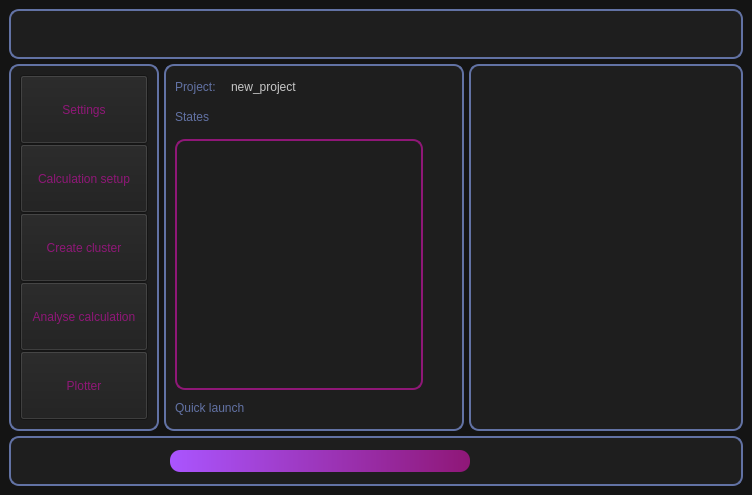
<?xml version="1.0" encoding="UTF-8"?>
<ui version="4.0">
 <class>MainWindow</class>
 <widget class="QMainWindow" name="MainWindow">
  <property name="geometry">
   <rect>
    <x>0</x>
    <y>0</y>
    <width>752</width>
    <height>495</height>
   </rect>
  </property>
  <property name="font">
   <font>
    <family>Courier</family>
   </font>
  </property>
  <property name="windowTitle">
   <string>MainWindow</string>
  </property>
  <property name="styleSheet">
   <string notr="true">
QMainWindow{
background-color:rgb(20, 20, 20);
color: rgb(98, 114, 164);
}



QScrollBar{
/*background-color:rgb(56,58,89);*/
background-color:rgb(30,30,30);
}

QFrame {
/*background-color: rgb(56,58,89);*/
background-color: rgb(30,30,30);
/*border: 2px solid rgb(220,220,220);*/
/*border: 2px solid rgb(143, 23, 119);*/
border: 2px solid rgb(98, 114, 164);
/*border: 2px solid rgb(56,58,89);*/


border-radius:10px;

}

QLabel{
color:rgb(98, 114, 164);
border: 0px;
}

QLineEdit{
color: rgb(220,220,220);
background-color: rgb(20,20,20);
border: None;
}
QLineEdit::hover {
border: 1px solid rgb(143,23,119);
}
QLineEdit::!enabled {
background-color: rgb(40,40,40);
color:rgb(100,100,100);
}


QRadioButton{
color: rgb(98, 114, 164);

}

QRadioButton::indicator::unchecked {
    background-color: rgb(50,50,50);
}


QRadioButton::indicator:unchecked:hover {
   background-color: rgb(143,23,119);
}

QRadioButton::indicator::checked {
    background-color:  rgb(98, 114, 164);
}

QRadioButton::indicator:checked:hover {
    background-color: rgb(143,23,119);
}

/*

QRadioButton::indicator:unchecked:pressed {
    image: url(:/images/radiobutton_unchecked_pressed.png);
}





QRadioButton::indicator:checked:pressed {
    image: url(:/images/radiobutton_checked_pressed.png);
}

*/


/* IMPORTANT: 8&lt; Add the code above here 8&lt; */
QTabBar::tab:selected {
/* expand/overlap to the left and right by 4px */
margin-left: -4px;
margin-right: -4px;
}
QTabBar::tab:first:selected {
margin-left: 0; /* the first selected tab has nothing to overlap with on the left */
}
QTabBar::tab:last:selected {
margin-right: 0; /* the last selected tab has nothing to overlap with on the right */
}
QTabBar::tab:only-one {
margin: 0; /* if there is only one tab, we don't want overlapping margins */
}

QTabWidget::pane { /* The tab widget frame */
/*border-top: 2px solid #C2C7CB;*/

/*border-top:4px solid rgb(56,58,89);*/
border-top:4px solid rgb(30,30,30);
}

QTabWidget::tab-bar {
left: 5px; /* move to the right by 5px */
}

/* Style the tab using the tab sub-control. Note that it reads QTabBar _not_ QTabWidget */
QTabBar::tab {
/*border: 2px solid rgb(98, 114, 164);

border-bottom-color: rgb(98, 114, 164);*/
border: 2px solid rgb(40, 40, 40);

border-bottom-color: rgb(143, 23, 119);
border-top-left-radius: 4px;
border-top-right-radius: 4px;
min-width: 8ex;
padding: 2px;
color:rgb(143, 23, 119);

}

QTabBar::tab:!enabled {
/*border: 2px solid rgb(98, 114, 164);

border-bottom-color: rgb(98, 114, 164);*/
border: 2px solid rgb(40, 40, 40);

border-bottom-color: rgb(143, 23, 119);
border-top-left-radius: 4px;
border-top-right-radius: 4px;
min-width: 8ex;
padding: 2px;

background-color: rgb(40,40,40);
color:rgb(100,100,100);

}

QTabBar::tab:selected, QTabBar::tab:hover {
/*background: qlineargradient(x1: 0, y1: 0, x2: 0, y2: 1, stop: 0 #fafafa, stop: 0.4 #f4f4f4, stop: 0.5 #e7e7e7, stop: 1.0 #fafafa);*/
background-color:rgb(42,42,42);
}

QTabBar::tab:selected {
/*border-color: #9B9B9B;*/

	border-color: rgb(143, 23, 119);
	border-bottom-color:  rgb(143,23,119);
	border-width: 3px;
	color:rgb(20,20,20);
	background-color: rgb(143,23,119);

}
QTabBar::tab:!selected {
margin-top: 2px; /* make non-selected tabs look smaller */
}


QPushButton {
	/*background-color:rgb(98, 114, 164);*/
	background-color: rgb(30,30,30);
	color: rgb(143,23,119);
	

}

QPushButton:hover
{
   	background-color: rgb(40, 40, 40);
	/*color:rgb(20,20,20);*/
	border-style: outset;
	border-width: 2px;
	border-color: rgb(143,23,119);

}
QPushButton:pressed
{
	color: rgb(143, 23, 119);
	background-color: rgb(20, 20, 20);
}
QPushButton:!enabled
{
	color: rgb(20, 20, 20);
}
QTableWidget QFrame{
border: None;
}

QTableWidget {
color: rgb(98, 114, 164);
padding: 5px;
border-color: rgb(143, 23, 119);
selection-background-color: transparent;

}


QTableWidget::item:selected{
border: 1px solid rgb(143, 23, 119);
border-style: outset;
/* trying below, remove?*/
selection-background-color:transparent;
}


QTableView QTableCornerButton::section {
    background: rgb(30,30,30);
    border: None;
}

QTableView QHeaderView::section {
color: rgb(143,23,119);
background-color: rgb(40,40,40);

}


QListWidget{
border:None;
margin-top:5px;
margin-left:5px;
margin-right:5px;


background-color: rgb(30,30,30);

color:rgb(98, 114, 164);

}

/* Works for both QListView and QListWidget */
QListView::item {
    /* Won't work without borders set */
	padding-left:1px;
	padding-right:10px;
	padding-top:1px;
	padding-bottom:1px;
}
QListView::item:hover{
/*background-color: rgb(143,23,119);*/
border: 1px solid rgb(143, 23, 119);
border-style: outset;
background-color: rgb(40,40,40);
padding-left:5px;
padding-right:-10px;
}

QListView::item:selected{
color: rgb(20,20,20);
background-color:rgb(98, 114, 164);
padding-left:10px;
padding-right:-10px;

}

QPlainTextEdit{
border: None;
color:rgb(98, 114, 164);
}


QFileDialog{
background-color:rgb(30,30,30);
border: 0px;
color: rgb(98,114,164);
}

QFileDialog QListView{
background-color: rgb(50,50,50);
color: rgb(200,200,200);
}

QFileDialog QTreeView{
background-color: rgb(50,50,50);
color: rgb(200,200,200);
}


QTextEdit{
color: rgb(98, 114, 164);
border: None;
}

QProgressBar {
	
	/*background-color: rgb(98, 114, 164);*/
	background-color: rgb(20,20,20);
	color: rgb(200, 200, 200);
	border-style: none;
	border-radius: 10px;
	text-align: center;
}
QProgressBar::chunk{
	border-radius: 10px;
	/*background-color: qlineargradient(spread:pad, x1:0, y1:0.511364, x2:1, y2:0.523, stop:0 rgba(254, 121, 199, 255), stop:1 rgba(170, 85, 255, 255));*/
	background-color: qlineargradient(spread:pad, x1:0, y1:0, x2:1, y2:0, stop:0 rgba(170, 85, 255, 255), stop:1 rgba(143,23,119,255));
}



QSpinBox {
/*padding-right: 15px; /* make room for the arrows */
background-color: rgb(20,20,20);
color: rgb(220,220,220);
border: 1px solid rgb(20, 20, 20);
}

QSpinBox:hover
{
	border: 1px solid rgb(143, 23, 119);
}

QSpinBox:focus
{
	border: 1px solid rgb(143, 23, 119);
}


QSpinBox::up-button {
	background-color: rgb(30,30,30);
	subcontrol-origin: border;
     subcontrol-position: top right; /* position at the top right corner */

     width: 16px; /* 16 + 2*1px border-width = 15px padding + 3px parent border */
	image: url(:/16x16/resources/icons/arrow-top.png) 1;
	border-width: 1px;
	top: 1px;
	right: 1px;
}

 QSpinBox::up-button:hover {
	background-color: rgb(143, 23, 119);
}

QSpinBox::up-button:pressed  {
top: -1px;
right: 2px;
}


QSpinBox::down-button {
	background-color:rgb(30,30,30);
     subcontrol-origin: border;
     subcontrol-position: bottom right; /* position at bottom right corner */

     width: 16px;
     image: url(:/16x16/resources/icons/arrow-bottom.png) 1;
     border-width: 1px;
     border-top-width: 0;
	top: -1px;
    right: 1px;
 }

QSpinBox::down-button:hover {
	background-color: rgb(143, 23, 119);
}

QSpinBox::down-button:pressed  {
top: 1px;
right: 2px;
}


QComboBox {
    border: 1px solid rgb(30,30,30);
    border-radius: 3px;
    padding: 0px 3px 0px 3px;
    /*min-width: 6em;*/
}

QComboBox:!editable::hover {
border: 1px solid rgb(143,23,119);
}

QComboBox:!editable {
background: rgb(20,20,20);
color: rgb(220,220,220);
}

QComboBox:editable {
    background: rgb(40,40,40);
}


/* QComboBox gets the &quot;on&quot; state when the popup is open */
QComboBox:!editable:on, QComboBox::drop-down:editable:on {
   /* background: rgb(20, 20, 20);*/
	background-color: rgb(143,23,119);
}

QComboBox:!editable:off, QComboBox::drop-down:editable:off {
   /* background: rgb(20, 20, 20);*/
	background-color: rgb(143,23,119);
}


QComboBox:on { /* shift the text when the popup opens */
    padding-top: 3px;
    padding-left: 4px;

}

/* This controls the button*/
QComboBox::drop-down {
    subcontrol-origin: padding;
    subcontrol-position: top right;
    border-left-width: 1px;
    border-left-color:  rgb(20,20,20);
    border-left-style: solid; /* just a single line */
    border-top-right-radius: 3px; /* same radius as the QComboBox */
    border-bottom-right-radius: 3px;
	background-color: rgb(40,40,40);
}

QComboBox::down-arrow {
    image: url(:/16x16/resources/icons/arrow-bottom.png);
}

QComboBox::down-arrow:on { /* shift the arrow when popup is open */
    top: 1px;
    left: 1px;
}


QComboBox QAbstractItemView {
    border: 1px solid rgb(143,23,119);
	border-radius:0px;
	background-color: rgb(40,40,40);
	min-width: 150px;

}


QCheckBox {
color: rgb(98, 114, 164);
}

QCheckBox::indicator:checked {
image: url(:/24x24/resources/icons/toggle_on.png);
}

QCheckBox::indicator:unchecked {
image: url(:/24x24/resources/icons/toggle_off.png);
}

QLCDNumber {
border: 0px;
color: rgb(143,23,119);

}

QSlider::handle:horizontal {
    background:  rgb(98, 114, 164);
    border: 1px solid rgb(20,20,20);
    width: 10px;
    margin: -2px 0; /* handle is placed by default on the contents rect of the groove. Expand outside the groove */
    border-radius: 3px;
}

QSlider::groove:horizontal {
border: 1px solid rgb(20,20,20);
height: 10px;

border-radius: 9px;
}

QSlider::sub-page:qlineargradient {
background: qlineargradient(spread:pad, x1:0, y1:0, x2:1, y2:0, stop:0 rgba(170, 85, 255, 255), stop:1 rgba(143,23,119,255));
}

QDoubleSpinBox {
/*padding-right: 15px; /* make room for the arrows */
background-color: rgb(20,20,20);
color: rgb(220,220,220);
border: 1px solid rgb(20, 20, 20);
}

QDoubleSpinBox:hover
{
	border: 1px solid rgb(143, 23, 119);
}

QDoubleSpinBox:focus
{
	border: 1px solid rgb(143, 23, 119);
}


QDoubleSpinBox::up-button {
	background-color: rgb(30,30,30);
	subcontrol-origin: border;
     subcontrol-position: top right; /* position at the top right corner */

     width: 16px; /* 16 + 2*1px border-width = 15px padding + 3px parent border */
	image: url(:/16x16/resources/icons/arrow-top.png) 1;
	border-width: 1px;
	top: 1px;
	right: 1px;
}

 QDoubleSpinBox::up-button:hover {
	background-color: rgb(143, 23, 119);
}

QDoubleSpinBox::up-button:pressed  {
top: -1px;
right: 2px;
}


QDoubleSpinBox::down-button {
	background-color:rgb(30,30,30);
     subcontrol-origin: border;
     subcontrol-position: bottom right; /* position at bottom right corner */

     width: 16px;
     image: url(:/16x16/resources/icons/arrow-bottom.png) 1;
     border-width: 1px;
     border-top-width: 0;
	top: -1px;
    right: 1px;
 }

QDoubleSpinBox::down-button:hover {
	background-color: rgb(143, 23, 119);
}

QDoubleSpinBox::down-button:pressed  {
top: 1px;
right: 2px;
}

QScrollArea QWidget 
{
background-color: transparent;
}

QScrollArea {
        border: none;
    }

QAbstractScrollArea
{
background-color: transparent;
}

QWidget#scrollAreaWidgetContents{
background-color: transparent; 
}
</string>
  </property>
  <widget class="QWidget" name="centralwidget">
   <layout class="QVBoxLayout" name="verticalLayout">
    <item>
     <layout class="QGridLayout" name="gridLayout">
      <property name="spacing">
       <number>5</number>
      </property>
      <item row="1" column="0">
       <widget class="QFrame" name="frame">
        <property name="minimumSize">
         <size>
          <width>150</width>
          <height>300</height>
         </size>
        </property>
        <property name="maximumSize">
         <size>
          <width>150</width>
          <height>16777215</height>
         </size>
        </property>
        <property name="frameShape">
         <enum>QFrame::StyledPanel</enum>
        </property>
        <property name="frameShadow">
         <enum>QFrame::Raised</enum>
        </property>
        <layout class="QVBoxLayout" name="verticalLayout_2">
         <item>
          <widget class="QSplitter" name="splitter">
           <property name="minimumSize">
            <size>
             <width>0</width>
             <height>0</height>
            </size>
           </property>
           <property name="styleSheet">
            <string notr="true">QFrame {
border: None;
}
</string>
           </property>
           <property name="orientation">
            <enum>Qt::Vertical</enum>
           </property>
           <property name="handleWidth">
            <number>0</number>
           </property>
           <widget class="QPushButton" name="button_settings">
            <property name="minimumSize">
             <size>
              <width>0</width>
              <height>30</height>
             </size>
            </property>
            <property name="text">
             <string>Settings</string>
            </property>
           </widget>
           <widget class="QPushButton" name="button_calc_setup">
            <property name="minimumSize">
             <size>
              <width>0</width>
              <height>30</height>
             </size>
            </property>
            <property name="text">
             <string>Calculation setup</string>
            </property>
           </widget>
           <widget class="QPushButton" name="button_create_cluster">
            <property name="minimumSize">
             <size>
              <width>0</width>
              <height>30</height>
             </size>
            </property>
            <property name="text">
             <string>Create cluster</string>
            </property>
           </widget>
           <widget class="QPushButton" name="button_analyse_calc">
            <property name="minimumSize">
             <size>
              <width>0</width>
              <height>30</height>
             </size>
            </property>
            <property name="styleSheet">
             <string notr="true">QSplitter{border: 0px;}</string>
            </property>
            <property name="text">
             <string>Analyse calculation</string>
            </property>
           </widget>
           <widget class="QPushButton" name="button_plotter">
            <property name="minimumSize">
             <size>
              <width>0</width>
              <height>30</height>
             </size>
            </property>
            <property name="text">
             <string>Plotter</string>
            </property>
           </widget>
          </widget>
         </item>
        </layout>
       </widget>
      </item>
      <item row="2" column="0" colspan="3">
       <widget class="QFrame" name="frame_3">
        <property name="minimumSize">
         <size>
          <width>500</width>
          <height>50</height>
         </size>
        </property>
        <property name="maximumSize">
         <size>
          <width>16777215</width>
          <height>50</height>
         </size>
        </property>
        <property name="frameShape">
         <enum>QFrame::StyledPanel</enum>
        </property>
        <property name="frameShadow">
         <enum>QFrame::Raised</enum>
        </property>
        <layout class="QVBoxLayout" name="verticalLayout_4">
         <item>
          <layout class="QGridLayout" name="gridLayout_4">
           <item row="0" column="0">
            <spacer name="horizontalSpacer_2">
             <property name="orientation">
              <enum>Qt::Horizontal</enum>
             </property>
             <property name="sizeType">
              <enum>QSizePolicy::Fixed</enum>
             </property>
             <property name="sizeHint" stdset="0">
              <size>
               <width>150</width>
               <height>20</height>
              </size>
             </property>
            </spacer>
           </item>
           <item row="0" column="1">
            <widget class="QProgressBar" name="progressBar">
             <property name="minimumSize">
              <size>
               <width>300</width>
               <height>0</height>
              </size>
             </property>
             <property name="sizeIncrement">
              <size>
               <width>0</width>
               <height>0</height>
              </size>
             </property>
             <property name="value">
              <number>100</number>
             </property>
             <property name="textVisible">
              <bool>false</bool>
             </property>
            </widget>
           </item>
           <item row="0" column="2">
            <spacer name="horizontalSpacer_5">
             <property name="orientation">
              <enum>Qt::Horizontal</enum>
             </property>
             <property name="sizeHint" stdset="0">
              <size>
               <width>40</width>
               <height>20</height>
              </size>
             </property>
            </spacer>
           </item>
           <item row="0" column="3">
            <widget class="QPushButton" name="button_power_off">
             <property name="minimumSize">
              <size>
               <width>24</width>
               <height>24</height>
              </size>
             </property>
             <property name="maximumSize">
              <size>
               <width>24</width>
               <height>24</height>
              </size>
             </property>
             <property name="text">
              <string/>
             </property>
             <property name="icon">
              <iconset>
               <normaloff>:/24x24/resources/icons/power_on.png</normaloff>:/24x24/resources/icons/power_on.png</iconset>
             </property>
             <property name="iconSize">
              <size>
               <width>24</width>
               <height>24</height>
              </size>
             </property>
             <property name="flat">
              <bool>true</bool>
             </property>
            </widget>
           </item>
          </layout>
         </item>
        </layout>
       </widget>
      </item>
      <item row="0" column="0" colspan="3">
       <widget class="QFrame" name="frame_2">
        <property name="minimumSize">
         <size>
          <width>500</width>
          <height>50</height>
         </size>
        </property>
        <property name="maximumSize">
         <size>
          <width>16777215</width>
          <height>50</height>
         </size>
        </property>
        <property name="frameShape">
         <enum>QFrame::StyledPanel</enum>
        </property>
        <property name="frameShadow">
         <enum>QFrame::Raised</enum>
        </property>
        <layout class="QVBoxLayout" name="verticalLayout_7">
         <property name="topMargin">
          <number>0</number>
         </property>
         <property name="rightMargin">
          <number>12</number>
         </property>
         <property name="bottomMargin">
          <number>2</number>
         </property>
         <item>
          <layout class="QHBoxLayout" name="horizontalLayout_3">
           <item>
            <spacer name="horizontalSpacer_3">
             <property name="orientation">
              <enum>Qt::Horizontal</enum>
             </property>
             <property name="sizeHint" stdset="0">
              <size>
               <width>40</width>
               <height>20</height>
              </size>
             </property>
            </spacer>
           </item>
           <item>
            <widget class="QLabel" name="label">
             <property name="minimumSize">
              <size>
               <width>0</width>
               <height>0</height>
              </size>
             </property>
             <property name="text">
              <string/>
             </property>
             <property name="pixmap">
              <pixmap>:/logos/resources/icons/logo_blue.png</pixmap>
             </property>
            </widget>
           </item>
           <item>
            <spacer name="horizontalSpacer_4">
             <property name="orientation">
              <enum>Qt::Horizontal</enum>
             </property>
             <property name="sizeHint" stdset="0">
              <size>
               <width>40</width>
               <height>20</height>
              </size>
             </property>
            </spacer>
           </item>
          </layout>
         </item>
        </layout>
       </widget>
      </item>
      <item row="1" column="2">
       <widget class="QFrame" name="frame_5">
        <property name="minimumSize">
         <size>
          <width>200</width>
          <height>300</height>
         </size>
        </property>
        <property name="frameShape">
         <enum>QFrame::StyledPanel</enum>
        </property>
        <property name="frameShadow">
         <enum>QFrame::Raised</enum>
        </property>
        <layout class="QVBoxLayout" name="verticalLayout_5">
         <item>
          <widget class="QPlainTextEdit" name="textBrowser">
           <property name="font">
            <font>
             <family>Courier</family>
            </font>
           </property>
           <property name="lineWrapMode">
            <enum>QPlainTextEdit::NoWrap</enum>
           </property>
           <property name="readOnly">
            <bool>true</bool>
           </property>
           <property name="plainText">
            <string/>
           </property>
          </widget>
         </item>
        </layout>
       </widget>
      </item>
      <item row="1" column="1">
       <widget class="QFrame" name="frame_4">
        <property name="minimumSize">
         <size>
          <width>300</width>
          <height>300</height>
         </size>
        </property>
        <property name="styleSheet">
         <string notr="true">QPushButton {
	background-color: rgb(143, 23, 119);
  	color: white;

}

QPushButton:hover
{
   	background-color:rgb(143, 23, 119);

	border-style: outset;
	border-width: 0px;
	border-radius:10px;

	
	/*border-color: rgb(12, 103, 213);*/
}
QPushButton:pressed
{
   	/*background-color:rgb(17, 145, 255);
	color: black*/
	background-color: rgb(42, 42, 42);
}</string>
        </property>
        <property name="frameShape">
         <enum>QFrame::StyledPanel</enum>
        </property>
        <property name="frameShadow">
         <enum>QFrame::Raised</enum>
        </property>
        <layout class="QVBoxLayout" name="verticalLayout_3">
         <item>
          <layout class="QHBoxLayout" name="horizontalLayout">
           <item>
            <widget class="QLabel" name="label_2">
             <property name="minimumSize">
              <size>
               <width>50</width>
               <height>0</height>
              </size>
             </property>
             <property name="maximumSize">
              <size>
               <width>50</width>
               <height>20</height>
              </size>
             </property>
             <property name="lineWidth">
              <number>0</number>
             </property>
             <property name="text">
              <string>Project:</string>
             </property>
            </widget>
           </item>
           <item>
            <widget class="QLabel" name="label_projectname">
             <property name="minimumSize">
              <size>
               <width>50</width>
               <height>0</height>
              </size>
             </property>
             <property name="maximumSize">
              <size>
               <width>16777215</width>
               <height>20</height>
              </size>
             </property>
             <property name="styleSheet">
              <string notr="true">color:rgb(200,200,200);</string>
             </property>
             <property name="text">
              <string>new_project</string>
             </property>
            </widget>
           </item>
           <item>
            <widget class="QPushButton" name="button_open_project">
             <property name="minimumSize">
              <size>
               <width>24</width>
               <height>24</height>
              </size>
             </property>
             <property name="maximumSize">
              <size>
               <width>24</width>
               <height>24</height>
              </size>
             </property>
             <property name="text">
              <string/>
             </property>
             <property name="icon">
              <iconset>
               <normaloff>:/24x24/resources/icons/folder-open.png</normaloff>:/24x24/resources/icons/folder-open.png</iconset>
             </property>
             <property name="iconSize">
              <size>
               <width>24</width>
               <height>24</height>
              </size>
             </property>
             <property name="flat">
              <bool>true</bool>
             </property>
            </widget>
           </item>
           <item>
            <widget class="QPushButton" name="button_save_project">
             <property name="minimumSize">
              <size>
               <width>24</width>
               <height>24</height>
              </size>
             </property>
             <property name="maximumSize">
              <size>
               <width>24</width>
               <height>24</height>
              </size>
             </property>
             <property name="text">
              <string/>
             </property>
             <property name="icon">
              <iconset>
               <normaloff>:/24x24/resources/icons/save.png</normaloff>:/24x24/resources/icons/save.png</iconset>
             </property>
             <property name="iconSize">
              <size>
               <width>24</width>
               <height>24</height>
              </size>
             </property>
             <property name="flat">
              <bool>true</bool>
             </property>
            </widget>
           </item>
          </layout>
         </item>
         <item>
          <layout class="QGridLayout" name="gridLayout_5">
           <item row="0" column="0">
            <widget class="QLabel" name="label_3">
             <property name="minimumSize">
              <size>
               <width>50</width>
               <height>0</height>
              </size>
             </property>
             <property name="maximumSize">
              <size>
               <width>50</width>
               <height>16777215</height>
              </size>
             </property>
             <property name="text">
              <string>States</string>
             </property>
            </widget>
           </item>
           <item row="0" column="1">
            <widget class="QPushButton" name="button_add_state">
             <property name="minimumSize">
              <size>
               <width>24</width>
               <height>24</height>
              </size>
             </property>
             <property name="maximumSize">
              <size>
               <width>24</width>
               <height>24</height>
              </size>
             </property>
             <property name="text">
              <string/>
             </property>
             <property name="icon">
              <iconset>
               <normaloff>:/24x24/resources/icons/arrow-plus.png</normaloff>:/24x24/resources/icons/arrow-plus.png</iconset>
             </property>
             <property name="iconSize">
              <size>
               <width>24</width>
               <height>24</height>
              </size>
             </property>
             <property name="flat">
              <bool>true</bool>
             </property>
            </widget>
           </item>
           <item row="0" column="2">
            <widget class="QPushButton" name="button_delete_state">
             <property name="minimumSize">
              <size>
               <width>24</width>
               <height>24</height>
              </size>
             </property>
             <property name="maximumSize">
              <size>
               <width>24</width>
               <height>24</height>
              </size>
             </property>
             <property name="text">
              <string/>
             </property>
             <property name="icon">
              <iconset>
               <normaloff>:/24x24/resources/icons/arrow-minus.png</normaloff>:/24x24/resources/icons/arrow-minus.png</iconset>
             </property>
             <property name="iconSize">
              <size>
               <width>24</width>
               <height>24</height>
              </size>
             </property>
             <property name="flat">
              <bool>true</bool>
             </property>
            </widget>
           </item>
           <item row="0" column="3">
            <spacer name="horizontalSpacer">
             <property name="orientation">
              <enum>Qt::Horizontal</enum>
             </property>
             <property name="sizeHint" stdset="0">
              <size>
               <width>40</width>
               <height>20</height>
              </size>
             </property>
            </spacer>
           </item>
           <item row="0" column="4">
            <widget class="QPushButton" name="button_pymol">
             <property name="minimumSize">
              <size>
               <width>24</width>
               <height>24</height>
              </size>
             </property>
             <property name="maximumSize">
              <size>
               <width>24</width>
               <height>24</height>
              </size>
             </property>
             <property name="text">
              <string/>
             </property>
             <property name="icon">
              <iconset>
               <normaloff>:/24x24/resources/icons/24px-PyMOL-OS_logo_trans.png</normaloff>:/24x24/resources/icons/24px-PyMOL-OS_logo_trans.png</iconset>
             </property>
             <property name="iconSize">
              <size>
               <width>24</width>
               <height>24</height>
              </size>
             </property>
             <property name="flat">
              <bool>true</bool>
             </property>
            </widget>
           </item>
          </layout>
         </item>
         <item>
          <layout class="QGridLayout" name="gridLayout_2">
           <item row="2" column="1">
            <widget class="QPushButton" name="button_delete_file">
             <property name="minimumSize">
              <size>
               <width>24</width>
               <height>24</height>
              </size>
             </property>
             <property name="maximumSize">
              <size>
               <width>24</width>
               <height>24</height>
              </size>
             </property>
             <property name="text">
              <string/>
             </property>
             <property name="icon">
              <iconset>
               <normaloff>:/24x24/resources/icons/arrow-minus.png</normaloff>:/24x24/resources/icons/arrow-minus.png</iconset>
             </property>
             <property name="iconSize">
              <size>
               <width>24</width>
               <height>24</height>
              </size>
             </property>
             <property name="flat">
              <bool>true</bool>
             </property>
            </widget>
           </item>
           <item row="0" column="1">
            <spacer name="verticalSpacer">
             <property name="orientation">
              <enum>Qt::Vertical</enum>
             </property>
             <property name="sizeHint" stdset="0">
              <size>
               <width>21</width>
               <height>14</height>
              </size>
             </property>
            </spacer>
           </item>
           <item row="1" column="1">
            <widget class="QPushButton" name="button_add_file">
             <property name="minimumSize">
              <size>
               <width>24</width>
               <height>24</height>
              </size>
             </property>
             <property name="maximumSize">
              <size>
               <width>24</width>
               <height>24</height>
              </size>
             </property>
             <property name="text">
              <string/>
             </property>
             <property name="icon">
              <iconset>
               <normaloff>:/24x24/resources/icons/arrow-plus.png</normaloff>:/24x24/resources/icons/arrow-plus.png</iconset>
             </property>
             <property name="iconSize">
              <size>
               <width>24</width>
               <height>24</height>
              </size>
             </property>
             <property name="flat">
              <bool>true</bool>
             </property>
            </widget>
           </item>
           <item row="4" column="1">
            <spacer name="verticalSpacer_2">
             <property name="orientation">
              <enum>Qt::Vertical</enum>
             </property>
             <property name="sizeHint" stdset="0">
              <size>
               <width>21</width>
               <height>14</height>
              </size>
             </property>
            </spacer>
           </item>
           <item row="3" column="1">
            <widget class="QPushButton" name="button_edit_file">
             <property name="minimumSize">
              <size>
               <width>24</width>
               <height>24</height>
              </size>
             </property>
             <property name="maximumSize">
              <size>
               <width>24</width>
               <height>24</height>
              </size>
             </property>
             <property name="styleSheet">
              <string notr="true"/>
             </property>
             <property name="text">
              <string/>
             </property>
             <property name="icon">
              <iconset>
               <normaloff>:/24x24/resources/icons/edit-pencil.png</normaloff>:/24x24/resources/icons/edit-pencil.png</iconset>
             </property>
             <property name="iconSize">
              <size>
               <width>24</width>
               <height>24</height>
              </size>
             </property>
             <property name="flat">
              <bool>true</bool>
             </property>
            </widget>
           </item>
           <item row="0" column="0" rowspan="5">
            <widget class="QTabWidget" name="tabWidget">
             <property name="styleSheet">
              <string notr="true">/*border-color:rgb(98, 114, 164);*/

border-color:rgb(143, 23, 119);</string>
             </property>
             <property name="currentIndex">
              <number>-1</number>
             </property>
             <property name="usesScrollButtons">
              <bool>true</bool>
             </property>
             <property name="movable">
              <bool>true</bool>
             </property>
            </widget>
           </item>
          </layout>
         </item>
         <item>
          <layout class="QGridLayout" name="gridLayout_3">
           <item row="0" column="0">
            <widget class="QLabel" name="label_4">
             <property name="text">
              <string>Quick launch</string>
             </property>
            </widget>
           </item>
           <item row="0" column="1">
            <widget class="QPushButton" name="button_print_scf">
             <property name="minimumSize">
              <size>
               <width>24</width>
               <height>24</height>
              </size>
             </property>
             <property name="maximumSize">
              <size>
               <width>24</width>
               <height>24</height>
              </size>
             </property>
             <property name="styleSheet">
              <string notr="true"/>
             </property>
             <property name="text">
              <string/>
             </property>
             <property name="icon">
              <iconset>
               <normaloff>:/24x24/resources/icons/quick_print_SCF.png</normaloff>:/24x24/resources/icons/quick_print_SCF.png</iconset>
             </property>
             <property name="iconSize">
              <size>
               <width>24</width>
               <height>24</height>
              </size>
             </property>
             <property name="flat">
              <bool>true</bool>
             </property>
            </widget>
           </item>
           <item row="0" column="2">
            <widget class="QPushButton" name="button_plot_ene_diagram">
             <property name="minimumSize">
              <size>
               <width>24</width>
               <height>24</height>
              </size>
             </property>
             <property name="maximumSize">
              <size>
               <width>24</width>
               <height>24</height>
              </size>
             </property>
             <property name="styleSheet">
              <string notr="true"/>
             </property>
             <property name="text">
              <string/>
             </property>
             <property name="icon">
              <iconset>
               <normaloff>:/24x24/resources/icons/plot_enediagram.png</normaloff>:/24x24/resources/icons/plot_enediagram.png</iconset>
             </property>
             <property name="iconSize">
              <size>
               <width>24</width>
               <height>24</height>
              </size>
             </property>
             <property name="flat">
              <bool>true</bool>
             </property>
            </widget>
           </item>
           <item row="0" column="4">
            <widget class="QPushButton" name="button_print_relativeE">
             <property name="minimumSize">
              <size>
               <width>24</width>
               <height>24</height>
              </size>
             </property>
             <property name="maximumSize">
              <size>
               <width>24</width>
               <height>24</height>
              </size>
             </property>
             <property name="styleSheet">
              <string notr="true"/>
             </property>
             <property name="text">
              <string/>
             </property>
             <property name="icon">
              <iconset>
               <normaloff>:/24x24/resources/icons/quick_delta_E.png</normaloff>:/24x24/resources/icons/quick_delta_E.png</iconset>
             </property>
             <property name="iconSize">
              <size>
               <width>24</width>
               <height>24</height>
              </size>
             </property>
             <property name="flat">
              <bool>true</bool>
             </property>
            </widget>
           </item>
           <item row="0" column="3">
            <widget class="QPushButton" name="button_print_energy">
             <property name="minimumSize">
              <size>
               <width>24</width>
               <height>24</height>
              </size>
             </property>
             <property name="maximumSize">
              <size>
               <width>24</width>
               <height>24</height>
              </size>
             </property>
             <property name="styleSheet">
              <string notr="true"/>
             </property>
             <property name="text">
              <string/>
             </property>
             <property name="icon">
              <iconset>
               <normaloff>:/24x24/resources/icons/quick_print_E.png</normaloff>:/24x24/resources/icons/quick_print_E.png</iconset>
             </property>
             <property name="iconSize">
              <size>
               <width>24</width>
               <height>24</height>
              </size>
             </property>
             <property name="flat">
              <bool>true</bool>
             </property>
            </widget>
           </item>
          </layout>
         </item>
        </layout>
       </widget>
      </item>
     </layout>
    </item>
   </layout>
  </widget>
 </widget>
 <resources>
  <include location="icons.qrc"/>
 </resources>
 <connections/>
</ui>
